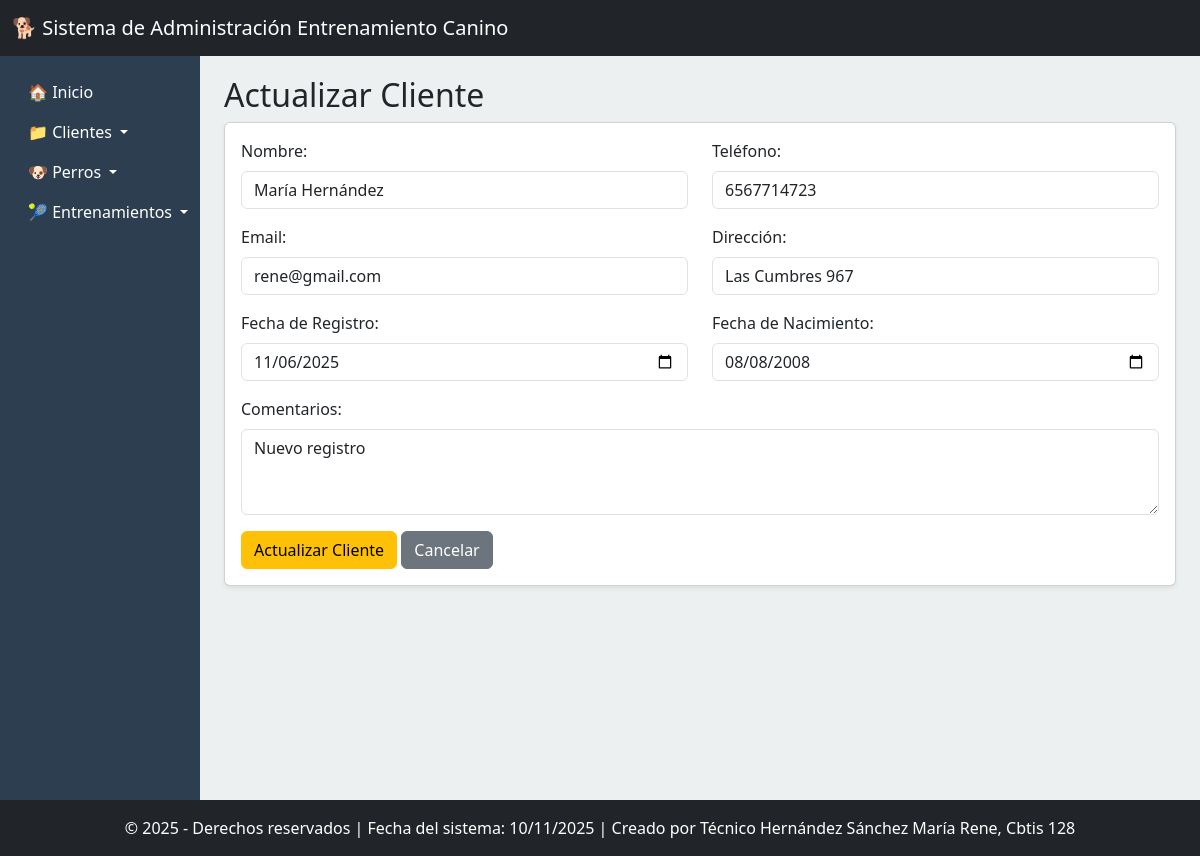
The page /actualizar-cliente/1/ on the database its author committed.
### app_Entrenamiento_Canino/models.py (models this page shows, shortened)
class Cliente(models.Model):
    id_cliente = models.AutoField(primary_key=True)
    nombre = models.CharField(max_length=100)
    direccion = models.CharField(max_length=100)
    telefono = models.CharField(max_length=20)
    email = models.EmailField(max_length=100, unique=True)
    fecha_registro = models.DateField()
    fecha_nacimiento = models.DateField()
    comentarios = models.CharField(max_length=100, blank=True, null=True)

### app_Entrenamiento_Canino/views.py (the view)
# urls.py: path('actualizar-cliente/<int:id_cliente>/', views.actualizar_cliente, name='actualizar_cliente'),
def actualizar_cliente(request, id_cliente):
    cliente = get_object_or_404(Cliente, id_cliente=id_cliente)
    return render(request, 'clientes/actualizar_cliente.html', {'cliente': cliente})

### app_Entrenamiento_Canino/templates/clientes/actualizar_cliente.html (shortened to what this page needs)
{% extends 'base.html' %}
{% block content %}
<div class="row">
    <div class="col-12">
        <h2>Actualizar Cliente</h2>
        <div class="card shadow-sm">
            <div class="card-body">
                <form method="POST" action="{% url 'realizar_actualizacion_cliente' cliente.id_cliente %}">
                    <div class="row mb-3">
                        <div class="col-md-6">
                            <label class="form-label">Nombre:</label>
                            <input type="text" class="form-control" name="nombre" value="{{ cliente.nombre }}" required>
                        </div>
                        <div class="col-md-6">
                            <label class="form-label">Teléfono:</label>
                            <input type="text" class="form-control" name="telefono" value="{{ cliente.telefono }}" required>
                        </div>
                    </div>
                    <div class="row mb-3">
                        <div class="col-md-6">
                            <label class="form-label">Email:</label>
                            <input type="email" class="form-control" name="email" value="{{ cliente.email }}" required>
                        </div>
                        <div class="col-md-6">
                            <label class="form-label">Dirección:</label>
                            <input type="text" class="form-control" name="direccion" value="{{ cliente.direccion }}" required>
                        </div>
                    </div>
                    <div class="row mb-3">
                        <div class="col-md-6">
                            <label class="form-label">Fecha de Registro:</label>
                            <input type="date" class="form-control" name="fecha_registro" value="{{ cliente.fecha_registro|date:'Y-m-d' }}" required>
                        </div>
                        <div class="col-md-6">
                            <label class="form-label">Fecha de Nacimiento:</label>
                            <input type="date" class="form-control" name="fecha_nacimiento" value="{{ cliente.fecha_nacimiento|date:'Y-m-d' }}" required>
                        </div>
                    </div>
                    <div class="mb-3">
                        <label class="form-label">Comentarios:</label>
                        <textarea class="form-control" name="comentarios" rows="3">{{ cliente.comentarios }}</textarea>
                    </div>
                    <button type="submit" class="btn btn-warning">Actualizar Cliente</button>
                    <a href="{% url 'ver_cliente' %}" class="btn btn-secondary">Cancelar</a>
                </form>
            </div>
        </div>
    </div>
</div>
{% endblock %}

### app_Entrenamiento_Canino/templates/base.html (style rules this page uses)
body { background-color: #f8f9fa; padding-top: 56px; }

### rows shown on the page
Cliente: nombre "María Hernández", telefono "6567714723", email "rene@gmail.com", direccion "Las Cumbres 967", fecha_registro "11/06/2025", fecha_nacimiento "08/08/2008", comentarios "Nuevo registro"
